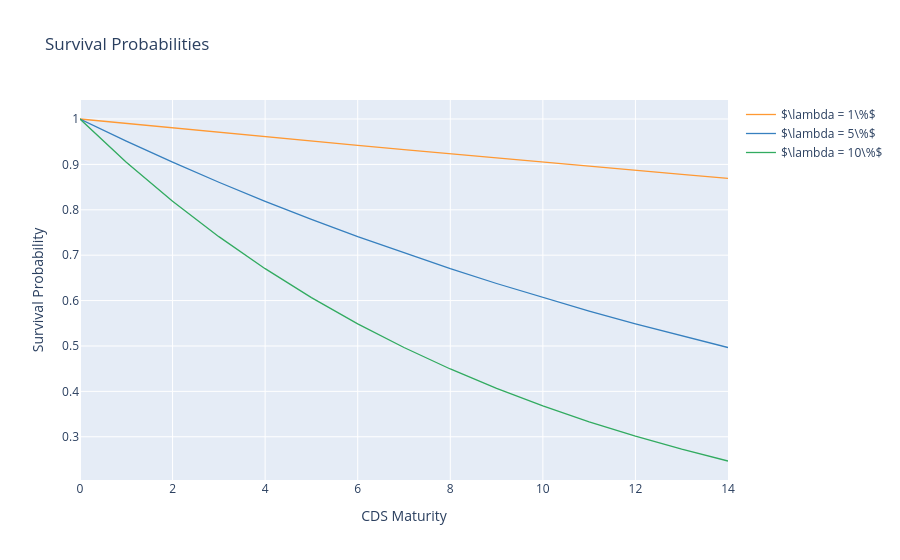

The cell this chart's notebook holds for it:
### Markdown cell above
If the hazard rate **λ** is known, we can have the entire term structure of probabilities and use these to estimate the likelihood of the various cashflows in the CDS. Premium payments are estimated using survival probability and default payments using probability of default.

### Code cell
lambda1, lambda2, lambda3 = 0.01, 0.05, 0.10
tenor = np.arange(15)
data_ = pd.DataFrame({
    '$\\lambda = 1\\%$': np.exp(-lambda1 * tenor),
    '$\\lambda = 5\\%$': np.exp(-lambda2 * tenor),
    '$\\lambda = 10\\%$': np.exp(-lambda3 * tenor),
})

data_.iplot(
    # 不再使用 xTitle / yTitle，而是在 layout 中设置
    layout=dict(
        title='Survival Probabilities',
        xaxis=dict(
            title=dict(text='CDS Maturity')  # 新格式
        ),
        yaxis=dict(
            title=dict(text='Survival Probability')  # 新格式
        )
    )
)

### Figure 1 — Plotly figure (JSON) as saved in the notebook; plotly's stock layout.template omitted (floating-point values rounded to 4 significant figures)
{"data": [{"line": {"color": "rgba(255, 153, 51, 1.0)", "dash": "solid", "shape": "linear", "width": 1.3}, "mode": "lines", "name": "$\\lambda = 1\\%$", "text": "", "type": "scatter", "x": [0, 1, 2, 3, 4, 5, 6, 7, 8, 9, 10, 11, 12, 13, 14], "y": [1.0, 0.99, 0.9802, 0.9704, 0.9608, 0.9512, 0.9418, 0.9324, 0.9231, 0.9139, 0.9048, 0.8958, 0.8869, 0.8781, 0.8694]}, {"line": {"color": "rgba(55, 128, 191, 1.0)", "dash": "solid", "shape": "linear", "width": 1.3}, "mode": "lines", "name": "$\\lambda = 5\\%$", "text": "", "type": "scatter", "x": [0, 1, 2, 3, 4, 5, 6, 7, 8, 9, 10, 11, 12, 13, 14], "y": [1.0, 0.9512, 0.9048, 0.8607, 0.8187, 0.7788, 0.7408, 0.7047, 0.6703, 0.6376, 0.6065, 0.5769, 0.5488, 0.522, 0.4966]}, {"line": {"color": "rgba(50, 171, 96, 1.0)", "dash": "solid", "shape": "linear", "width": 1.3}, "mode": "lines", "name": "$\\lambda = 10\\%$", "text": "", "type": "scatter", "x": [0, 1, 2, 3, 4, 5, 6, 7, 8, 9, 10, 11, 12, 13, 14], "y": [1.0, 0.9048, 0.8187, 0.7408, 0.6703, 0.6065, 0.5488, 0.4966, 0.4493, 0.4066, 0.3679, 0.3329, 0.3012, 0.2725, 0.2466]}], "layout": {"title": {"text": "Survival Probabilities"}, "xaxis": {"title": {"text": "CDS Maturity"}}, "yaxis": {"title": {"text": "Survival Probability"}}}}
